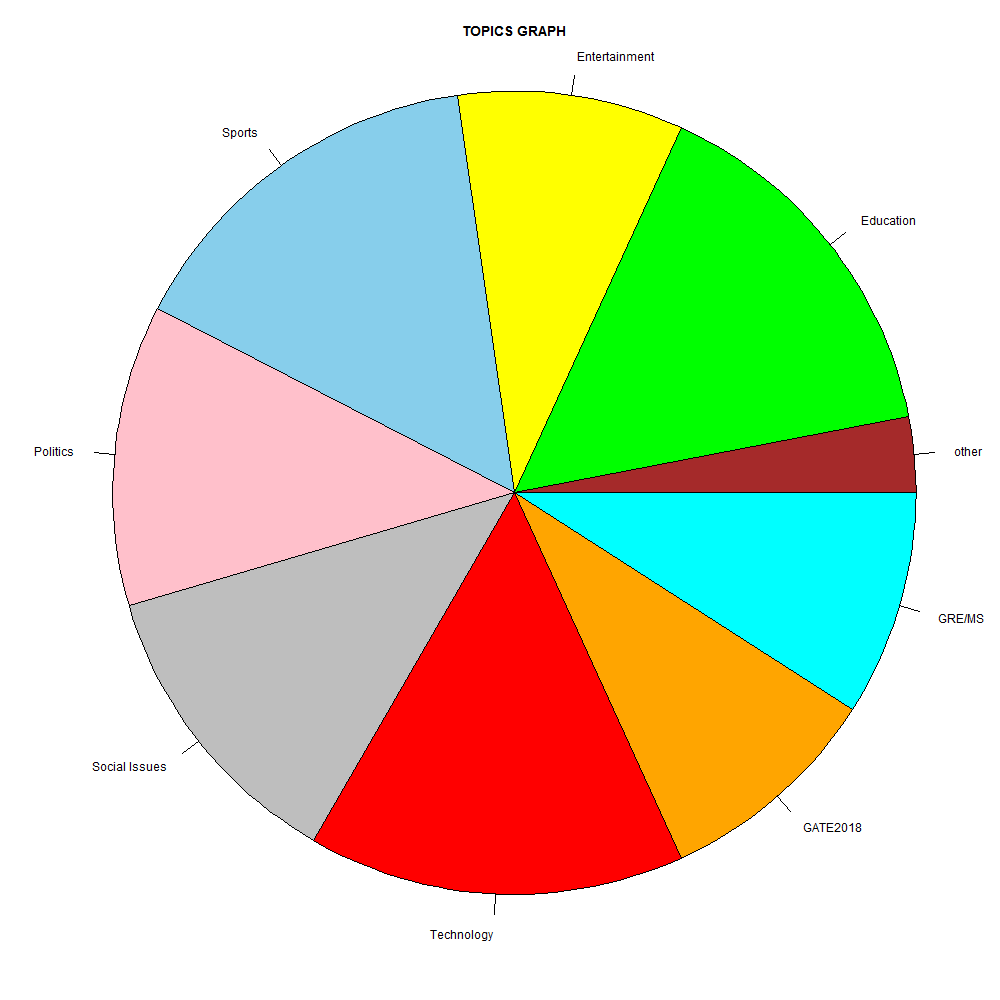

The script that saved this image:
library(RMySQL)
mydb = dbConnect(MySQL(), user='root', password='', dbname='social_network', host='localhost')
dbListTables(mydb)
rs1 = dbSendQuery(mydb, "select * from posts")
post = fetch(rs1, n=-1)
topic_count<-table(post$topic_id)
dbClearResult(rs1)
rs1 = dbSendQuery(mydb, "select * from topics")
topics = fetch(rs1, n=-1)
topics<-topics$topic_title
#col=colours[633:655]
colours<-colours()
png(filename="piechart.png",width=1000,height = 1000)
pie(table(post$topic_id),c("other",topics),radius = 1,col=c("brown","green","yellow","sky blue","pink","gray","red","orange","cyan"),main="TOPICS GRAPH")
dev.off()
#barplot(topic_count,)
